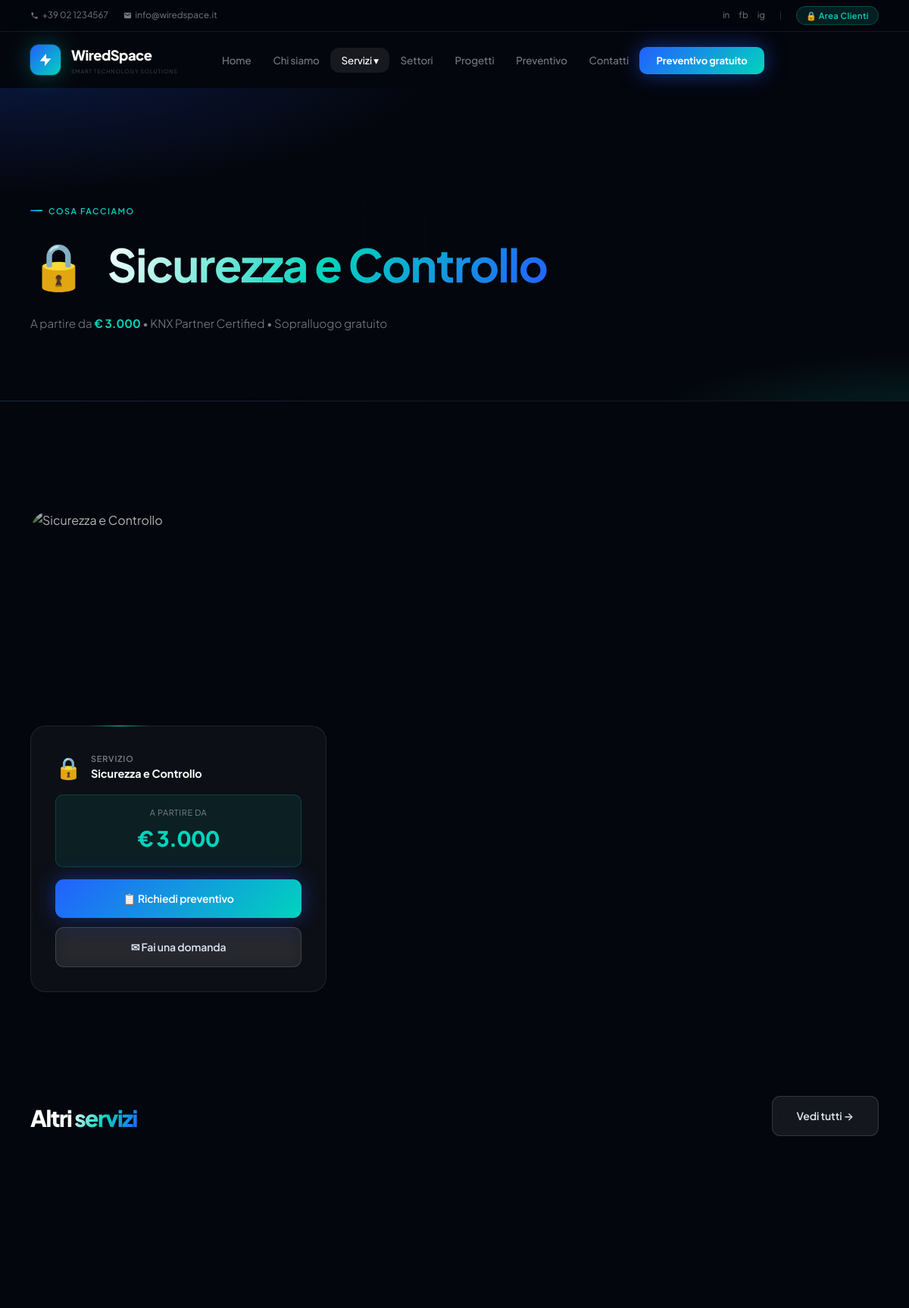
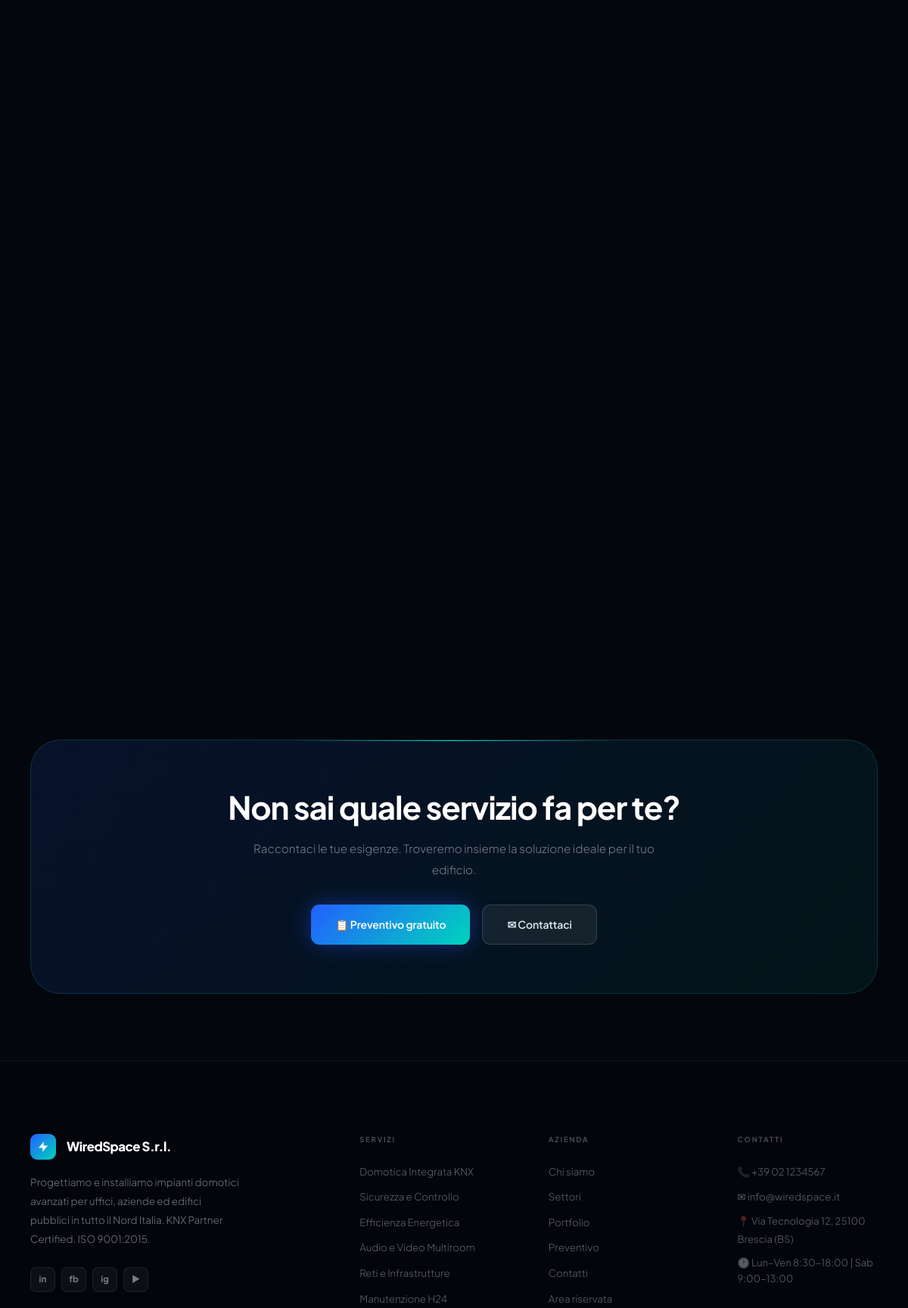
The page /servizi.php?id=2 (upper part) on the database its author committed (2 pictures, top to bottom).
### tables this page shows
CREATE TABLE servizi (
    id          INT AUTO_INCREMENT PRIMARY KEY,
    nome        VARCHAR(100) NOT NULL,
    descrizione TEXT         NOT NULL,
    icona       VARCHAR(10)  DEFAULT '🏠',
    immagine    VARCHAR(255) DEFAULT NULL,
    prezzo_base DECIMAL(10,2) DEFAULT NULL,
    attivo      TINYINT(1)   NOT NULL DEFAULT 1,
    ordine      TINYINT UNSIGNED DEFAULT 0
);

### php/config.php (called while the page is built, shortened)
<?php
function esc(string $s):string{return htmlspecialchars($s,ENT_QUOTES,'UTF-8');}

### servizi.php (the view, shortened to what this page needs)
<?php
require_once 'php/config.php';
$db   = getDB();
$id   = intval($_GET['id'] ?? 0);
$svc   = null;
if($id){ $st=$db->prepare("SELECT * FROM servizi WHERE id=?"); $st->execute([$id]); $svc=$st->fetch(); }
$simgs=[1=>'https://images.unsplash.com/photo-1558618666-fcd25c85cd64?w=800&q=80',
        2=>'https://images.unsplash.com/photo-1557804506-669a67965ba0?w=800&q=80',
        3=>'https://images.unsplash.com/photo-1473341304170-971dccb5ac1e?w=800&q=80',
        4=>'https://images.unsplash.com/photo-1545454675-3531b543be5d?w=800&q=80',
        5=>'https://images.unsplash.com/photo-1544197150-b99a580bb7a8?w=800&q=80',
        6=>'https://images.unsplash.com/photo-1581092160562-40aa08e78837?w=800&q=80'];
?>
<!DOCTYPE html><html lang="it">
<head>
  <link rel="stylesheet" href="css/style.css">
  <link rel="stylesheet" href="https://cdnjs.cloudflare.com/ajax/libs/animate.css/4.1.1/animate.min.css">
</head>
<body>
<?php include 'php/navbar.php'; ?>
<div class="page-hdr">
  <div class="page-grid"></div>
  <div class="wrap">
    <div class="ey-l">Cosa facciamo</div>
    <h1 class="animate__animated animate__fadeInLeft">
      <?php if($svc): echo esc($svc['icona']).'&ensp;<span class="gt">'.esc($svc['nome']).'</span>';
      else: echo 'I nostri <span class="gt">servizi</span>'; endif; ?>
    </h1>
    <?php if($svc&&$svc['prezzo_base']): ?>
    <p>A partire da <strong style="color:var(--teal)">&euro; <?php echo number_format($svc['prezzo_base'],0,',','.'); ?></strong> &bull; KNX Partner Certified &bull; Sopralluogo gratuito</p>
    <?php else: ?>
    <p>Soluzioni certificate per ogni tipo di edificio &bull; Progettazione KNX &bull; Sopralluogo gratuito</p>
    <?php endif; ?>
  </div>
</div>
<?php if($svc): ?>
<section class="section">
  <div class="wrap">
    <div style="display:grid;grid-template-columns:1fr 1.7fr;gap:4rem;align-items:start" class="two-col">
      <div class="rl">
        <img src="<?php echo $simgs[$svc['id']]??''; ?>" alt="<?php echo esc($svc['nome']); ?>" class="serv-detail-img" style="margin-bottom:1.5rem">
        <div class="card-premium" style="margin-bottom:1rem">
          <div style="display:flex;align-items:center;gap:.75rem;margin-bottom:.875rem">
            <div style="font-size:1.75rem"><?php echo $svc['icona']; ?></div>
            <div>
              <div style="font-size:.68rem;color:var(--muted);font-weight:600;text-transform:uppercase;letter-spacing:.08em">Servizio</div>
              <div style="font-weight:700;font-size:.9rem"><?php echo esc($svc['nome']); ?></div>
            </div>
          </div>
          <?php if($svc['prezzo_base']): ?>
          <div style="background:rgba(0,212,188,.08);border:1px solid rgba(0,212,188,.2);border-radius:10px;padding:.875rem;margin-bottom:1rem;text-align:center">
            <div style="font-size:.68rem;color:var(--muted);margin-bottom:.2rem;text-transform:uppercase;letter-spacing:.06em">A partire da</div>
            <div style="font-family:var(--head);font-size:1.75rem;font-weight:800;color:var(--teal);letter-spacing:-.03em">&euro; <?php echo number_format($svc['prezzo_base'],0,',','.'); ?></div>
          </div>
          <?php endif; ?>
          <a href="preventivo.php?servizio=<?php echo $svc['id']; ?>" class="btn btn-p" style="width:100%;justify-content:center;margin-bottom:.75rem">&#128203; Richiedi preventivo</a>
          <a href="contatti.php" class="btn btn-g" style="width:100%;justify-content:center">&#9993; Fai una domanda</a>
        </div>
      </div>
    </div>
    <div style="margin-top:5.5rem">
      <div style="display:flex;justify-content:space-between;align-items:flex-end;margin-bottom:2.5rem;flex-wrap:wrap;gap:1rem">
        <h2 style="font-family:var(--head);font-size:1.875rem;font-weight:800;letter-spacing:-.05em">Altri <span class="gt">servizi</span></h2>
        <a href="servizi.php" class="btn btn-g">Vedi tutti &rarr;</a>
      </div>
      <div class="servizi-g">
      </div>
    </div>
  </div>
</section>
<?php endif; ?>
<section class="section-sm">
  <div class="wrap">
    <div class="cta-mini">
      <h2 class="s-h2" style="margin-bottom:1rem">Non sai quale servizio fa per te?</h2>
      <p class="s-p" style="margin:0 auto 2rem;text-align:center">Raccontaci le tue esigenze. Troveremo insieme la soluzione ideale per il tuo edificio.</p>
      <div style="display:flex;gap:1rem;justify-content:center;flex-wrap:wrap;position:relative">
        <a href="preventivo.php" class="btn btn-p">&#128203; Preventivo gratuito</a>
        <a href="contatti.php" class="btn btn-g">&#9993; Contattaci</a>
      </div>
    </div>
  </div>
</section>
<?php include 'php/footer.php'; ?>
</body></html>

### rows shown on the page
servizi: icona "🔒", nome "Sicurezza e Controllo", prezzo_base "3.000"
